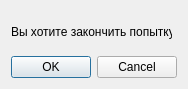
<?xml version="1.0" encoding="UTF-8"?>
<ui version="4.0">
 <class>finish_the_task</class>
 <widget class="QDialog" name="finish_the_task">
  <property name="geometry">
   <rect>
    <x>0</x>
    <y>0</y>
    <width>179</width>
    <height>89</height>
   </rect>
  </property>
  <property name="minimumSize">
   <size>
    <width>0</width>
    <height>89</height>
   </size>
  </property>
  <property name="maximumSize">
   <size>
    <width>179</width>
    <height>89</height>
   </size>
  </property>
  <property name="windowTitle">
   <string>Dialog</string>
  </property>
  <layout class="QGridLayout" name="gridLayout">
   <item row="0" column="0">
    <widget class="QLabel" name="label">
     <property name="minimumSize">
      <size>
       <width>161</width>
       <height>42</height>
      </size>
     </property>
     <property name="maximumSize">
      <size>
       <width>161</width>
       <height>16777215</height>
      </size>
     </property>
     <property name="text">
      <string>Вы хотите закончить попытку?</string>
     </property>
    </widget>
   </item>
   <item row="1" column="0">
    <widget class="QDialogButtonBox" name="buttonBox">
     <property name="orientation">
      <enum>Qt::Horizontal</enum>
     </property>
     <property name="standardButtons">
      <set>QDialogButtonBox::Cancel|QDialogButtonBox::Ok</set>
     </property>
    </widget>
   </item>
  </layout>
 </widget>
 <resources/>
 <connections>
  <connection>
   <sender>buttonBox</sender>
   <signal>accepted()</signal>
   <receiver>finish_the_task</receiver>
   <slot>accept()</slot>
   <hints>
    <hint type="sourcelabel">
     <x>169</x>
     <y>79</y>
    </hint>
    <hint type="destinationlabel">
     <x>157</x>
     <y>88</y>
    </hint>
   </hints>
  </connection>
  <connection>
   <sender>buttonBox</sender>
   <signal>rejected()</signal>
   <receiver>finish_the_task</receiver>
   <slot>reject()</slot>
   <hints>
    <hint type="sourcelabel">
     <x>169</x>
     <y>79</y>
    </hint>
    <hint type="destinationlabel">
     <x>178</x>
     <y>88</y>
    </hint>
   </hints>
  </connection>
 </connections>
</ui>
